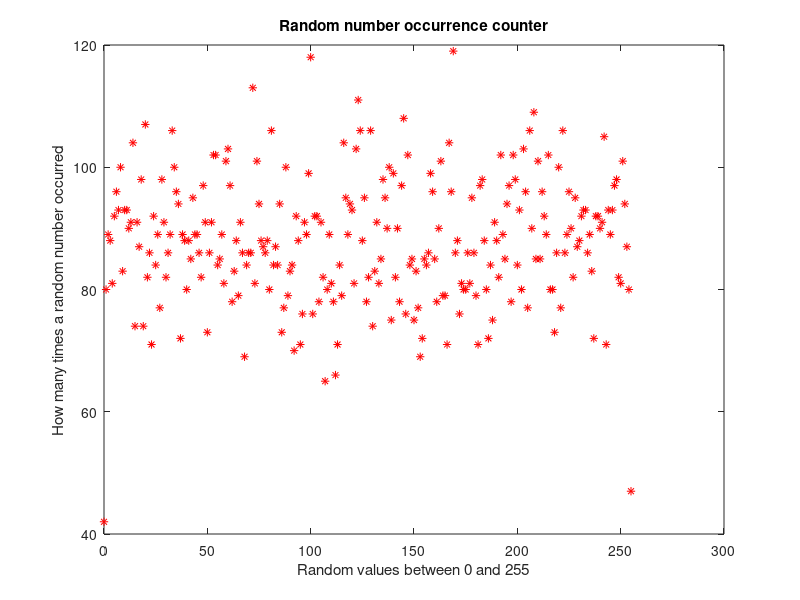

Write MATLAB code to recreate this figure.
% 090140334 Sercan YILDIZ question 2
A=round(255*rand(150,150));
for a = 0:255
    counter = 0;
    for i = 1:150
        for j = 1:150
            if A(i,j) == a
                counter=counter+1;
            end
        end
    end
    plot(a,counter,'*r')
    hold on
end
title('Random number occurrence counter')
xlabel('Random values between 0 and 255')
ylabel('How many times a random number occurred')